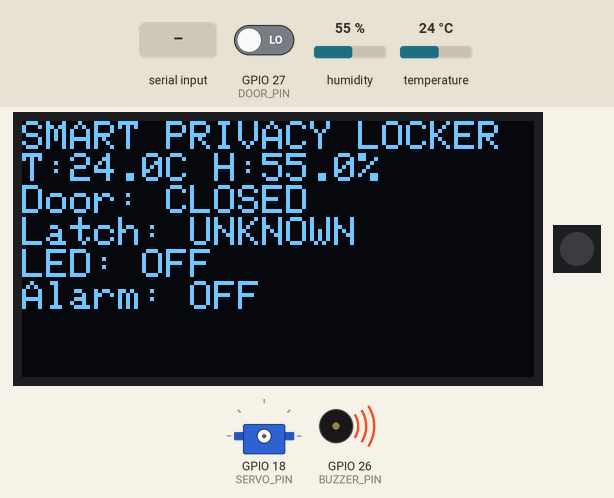
Simulated run of this sketch. Board: ESP32. Parts: 128×64 one-colour display, 1 RGB LEDs in strip order, left to right, servo, buzzer (waves = sounding, pin HIGH). The inputs (shaded band) are chosen by the test bench; at power-on: GPIO 27 (DOOR_PIN) LOW, humidity 55 %, temperature 24 °C. Dim RGB values are drawn brighter than linear; what the sketch prints to the serial monitor is not drawn.

Above: at 2.6 s.
2.7 s: "U\n" received over Serial
At 5.1 s:
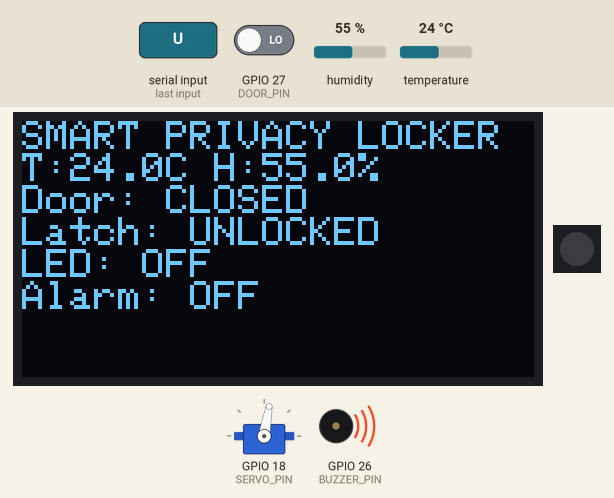
8.2 s: GPIO 27 (DOOR_PIN) driven HIGH
At 9.4 s:
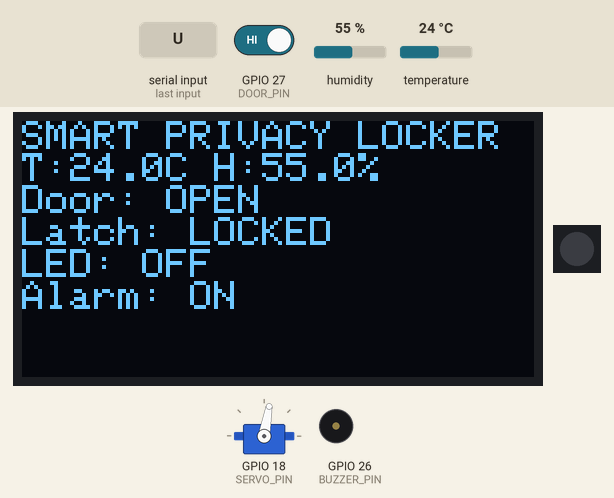
9.7 s: "1\n" received over Serial
At 10.0 s:
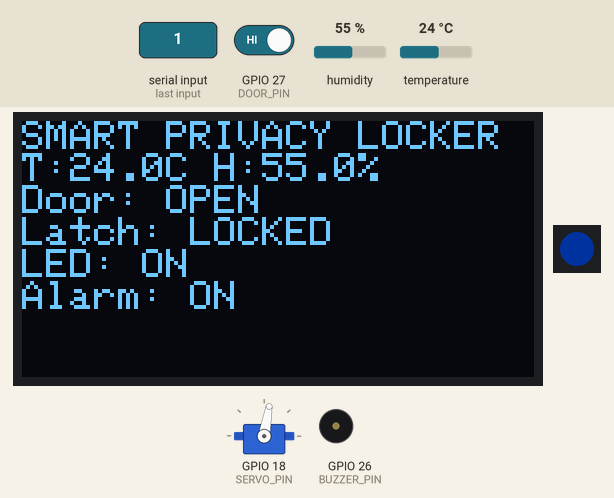
11.2 s: "a\n" received over Serial
At 12.4 s:
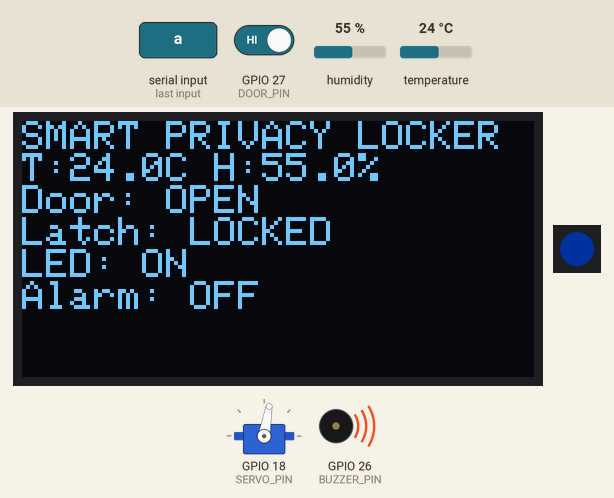
12.7 s: GPIO 27 (DOOR_PIN) driven LOW
At 13.1 s:
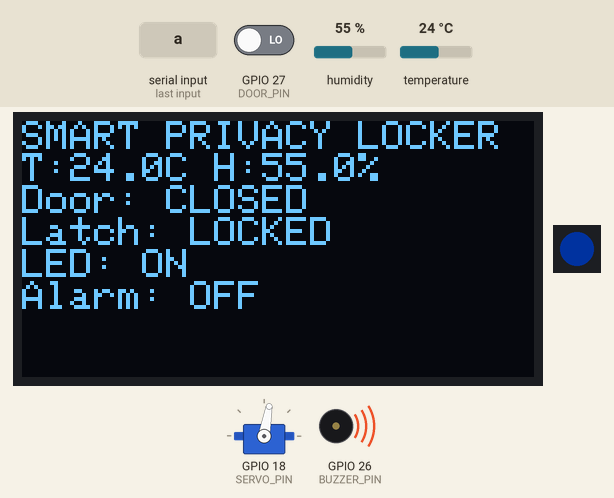
14.2 s: "u\n" received over Serial
At 17.4 s:
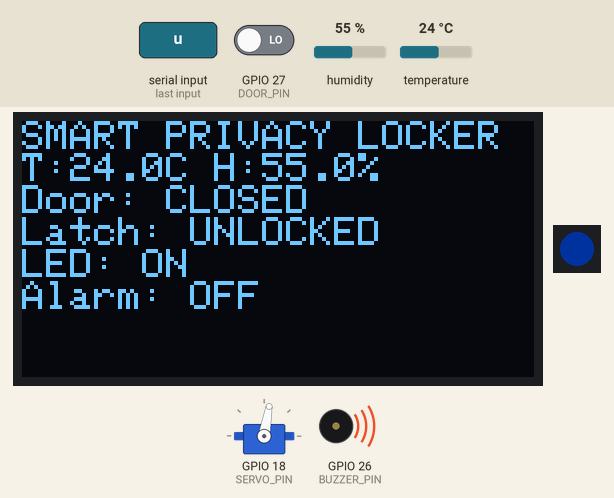
Timing chart, 0 to 18.9 s (numbered marks = the images above; inputs shaded):
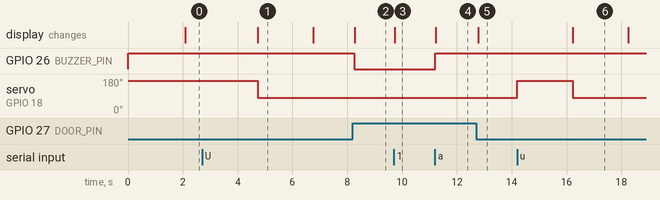

The sketch:

sketch.ino
```cpp
#include <Arduino.h>
#include <Wire.h>
#include <ESP32Servo.h>
#include <DHT.h>
#include <Adafruit_GFX.h>
#include <Adafruit_SSD1306.h>
#include <Adafruit_NeoPixel.h>

namespace {

constexpr uint8_t SERVO_PIN = 18;
constexpr uint8_t DHT_PIN = 4;
constexpr uint8_t OLED_SDA_PIN = 21;
constexpr uint8_t OLED_SCL_PIN = 22;
constexpr uint8_t PIXEL_PIN = 25;
constexpr uint8_t BUZZER_PIN = 26;
constexpr uint8_t DOOR_PIN = 27;

constexpr uint8_t LOCK_ANGLE = 80;
constexpr uint8_t UNLOCK_ANGLE = 170;
constexpr uint8_t PIXEL_COUNT = 1;
constexpr uint8_t PIXEL_BRIGHTNESS = 32;
constexpr uint8_t OLED_ADDRESS = 0x3C;

constexpr uint32_t SERVO_SETTLE_MS = 2000;
constexpr uint32_t DHT_READ_INTERVAL_MS = 2500;
constexpr uint32_t DISPLAY_REFRESH_MS = 200;
constexpr uint32_t DOOR_DEBOUNCE_MS = 50;
constexpr uint32_t AUTHORIZED_OPEN_WINDOW_MS = 30000;

enum class LockState : uint8_t {
  UNKNOWN,
  LOCKED,
  UNLOCKED,
};

Servo lockServo;
DHT dht(DHT_PIN, DHT22);
Adafruit_SSD1306 display(128, 64, &Wire, -1);
Adafruit_NeoPixel pixel(PIXEL_COUNT, PIXEL_PIN, NEO_GRB + NEO_KHZ800);

LockState lockState = LockState::UNKNOWN;
bool displayReady = false;
bool pixelOn = false;
bool alarmOn = false;
bool doorClosed = true;
bool doorCandidateClosed = true;
bool openGrantAvailable = false;
bool autoLockOnClose = false;

float temperatureC = NAN;
float humidityPercent = NAN;

uint32_t doorCandidateSince = 0;
uint32_t openGrantStartedAt = 0;
uint32_t nextDhtReadAt = 0;
uint32_t nextDisplayRefreshAt = 0;

const char* lockStateText() {
  if (lockState == LockState::LOCKED) return "LOCKED";
  if (lockState == LockState::UNLOCKED) return "UNLOCKED";
  return "UNKNOWN";
}

const char* doorStateText() {
  return doorClosed ? "CLOSED" : "OPEN";
}

const char* onOffText(bool value) {
  return value ? "ON" : "OFF";
}

bool timeReached(uint32_t now, uint32_t target) {
  return static_cast<int32_t>(now - target) >= 0;
}

void renderDisplay() {
  if (!displayReady) {
    return;
  }

  display.clearDisplay();
  display.setTextSize(1);
  display.setTextColor(SSD1306_WHITE);
  display.setCursor(0, 0);
  display.println(F("SMART PRIVACY LOCKER"));

  display.print(F("T:"));
  if (isnan(temperatureC)) {
    display.print(F("--.-C"));
  } else {
    display.print(temperatureC, 1);
    display.print(F("C"));
  }
  display.print(F(" H:"));
  if (isnan(humidityPercent)) {
    display.println(F("--.-%"));
  } else {
    display.print(humidityPercent, 1);
    display.println(F("%"));
  }

  display.print(F("Door: "));
  display.println(doorStateText());
  display.print(F("Latch: "));
  display.println(lockStateText());
  display.print(F("LED: "));
  display.println(onOffText(pixelOn));
  display.print(F("Alarm: "));
  display.println(onOffText(alarmOn));
  display.display();
}

void printHelp() {
  Serial.println();
  Serial.println(F("=== SMART PRIVACY LOCKER - WOKWI ==="));
  Serial.println(F("L : khoa chot (servo 80 do; cua phai CLOSED)"));
  Serial.println(F("U : mo chot (servo 170 do)"));
  Serial.println(F("    moi lenh U khi cua CLOSED cap 1 luot mo trong 30 giay"));
  Serial.println(F("1 : bat WS2812"));
  Serial.println(F("0 : tat WS2812"));
  Serial.println(F("A : bat bao dong"));
  Serial.println(F("a : tat bao dong"));
  Serial.println(F("S : in trang thai"));
  Serial.println(F("H : in lai huong dan"));
  Serial.println(F("Click cong tac MC-38 tren so do de OPEN/CLOSED."));
  Serial.println(F("DHT22 tren so do cho phep chinh nhiet do/do am."));
  Serial.println();
}

void printState() {
  Serial.print(F("STATE lock="));
  Serial.print(lockStateText());
  Serial.print(F(" door="));
  Serial.print(doorStateText());
  Serial.print(F(" led="));
  Serial.print(onOffText(pixelOn));
  Serial.print(F(" alarm="));
  Serial.print(onOffText(alarmOn));
  Serial.print(F(" temperature="));
  if (isnan(temperatureC)) {
    Serial.print(F("N/A"));
  } else {
    Serial.print(temperatureC, 1);
  }
  Serial.print(F(" humidity="));
  if (isnan(humidityPercent)) {
    Serial.println(F("N/A"));
  } else {
    Serial.println(humidityPercent, 1);
  }
}

void moveLock(LockState target, bool automatic = false) {
  if (target == LockState::LOCKED) {
    openGrantAvailable = false;
  }
  if (!doorClosed || digitalRead(DOOR_PIN) != LOW) {
    Serial.println(target == LockState::LOCKED
        ? F("ERR door_not_closed: dong cua bang tay truoc khi khoa chot")
        : F("ERR door_not_closed_for_access: dong cua truoc khi cap luot mo"));
    return;
  }
  autoLockOnClose = false;
  if (target == lockState) {
    if (target == LockState::UNLOCKED) {
      openGrantAvailable = doorClosed;
      openGrantStartedAt = millis();
      Serial.println(openGrantAvailable
          ? F("OK one opening granted for 30 seconds; servo not moved")
          : F("ERR close door before granting another opening"));
      return;
    }
    Serial.println(automatic
        ? F("AUTO latch already locked; servo not moved")
        : F("OK latch already in requested logical state; servo not moved"));
    return;
  }
  if (!lockServo.attached()) {
    lockServo.attach(SERVO_PIN, 500, 2400);
  }

  const uint8_t targetAngle =
      target == LockState::LOCKED ? LOCK_ANGLE : UNLOCK_ANGLE;
  lockServo.write(targetAngle);
  delay(SERVO_SETTLE_MS);
  lockServo.detach();
  lockState = target;
  if (target == LockState::UNLOCKED) {
    openGrantAvailable = doorClosed;
    openGrantStartedAt = millis();
  }

  Serial.print(automatic ? F("AUTO lock=") : F("OK lock="));
  Serial.print(lockStateText());
  Serial.print(F(" angle="));
  Serial.println(targetAngle);
  renderDisplay();
}

void setPixel(bool enabled) {
  pixelOn = enabled;
  pixel.setPixelColor(0, enabled ? pixel.Color(0, 80, 255) : 0);
  pixel.show();
  Serial.print(F("OK led="));
  Serial.println(onOffText(pixelOn));
  renderDisplay();
}

void setAlarm(bool enabled) {
  alarmOn = enabled;
  // Match the selected three-pin module: LOW sounds, HIGH is inactive. The
  // custom Wokwi chip turns this steady control level into an audible tone.
  digitalWrite(BUZZER_PIN, enabled ? LOW : HIGH);
  Serial.print(F("OK alarm="));
  Serial.println(onOffText(alarmOn));
  renderDisplay();
}

void pollDoor(uint32_t now) {
  const bool rawClosed = digitalRead(DOOR_PIN) == LOW;
  if (rawClosed != doorCandidateClosed) {
    doorCandidateClosed = rawClosed;
    doorCandidateSince = now;
    return;
  }

  if (doorClosed != doorCandidateClosed &&
      now - doorCandidateSince >= DOOR_DEBOUNCE_MS) {
    const bool wasClosed = doorClosed;
    doorClosed = doorCandidateClosed;
    Serial.print(F("EVENT door="));
    Serial.println(doorStateText());
    if (wasClosed && !doorClosed) {
      const bool authorized = openGrantAvailable
          && lockState == LockState::UNLOCKED
          && now - openGrantStartedAt < AUTHORIZED_OPEN_WINDOW_MS;
      openGrantAvailable = false;
      autoLockOnClose = true;
      if (!authorized && !alarmOn) {
        setAlarm(true);
        Serial.println(F("ALERT unauthorized_open: local alarm activated"));
      } else if (authorized) {
        Serial.println(F("OK authorized_open: one-time grant consumed"));
      }
    } else if (!wasClosed && doorClosed && autoLockOnClose) {
      Serial.println(F("AUTO stable door close: locking latch"));
      moveLock(LockState::LOCKED, true);
    }
    renderDisplay();
  }
}

void readEnvironment(uint32_t now) {
  if (!timeReached(now, nextDhtReadAt)) {
    return;
  }
  nextDhtReadAt = now + DHT_READ_INTERVAL_MS;

  const float newHumidity = dht.readHumidity();
  const float newTemperature = dht.readTemperature();
  if (isnan(newHumidity) || isnan(newTemperature)) {
    temperatureC = NAN;
    humidityPercent = NAN;
    Serial.println(F("WARN DHT22 read failed"));
  } else {
    temperatureC = newTemperature;
    humidityPercent = newHumidity;
  }
  renderDisplay();
}

void handleSerial() {
  while (Serial.available() > 0) {
    const char command = static_cast<char>(Serial.read());
    switch (command) {
      case 'L':
      case 'l':
        moveLock(LockState::LOCKED);
        break;
      case 'U':
      case 'u':
        moveLock(LockState::UNLOCKED);
        break;
      case '1':
        setPixel(true);
        break;
      case '0':
        setPixel(false);
        break;
      case 'A':
        setAlarm(true);
        break;
      case 'a':
        setAlarm(false);
        break;
      case 'S':
      case 's':
        printState();
        break;
      case 'H':
      case 'h':
      case '?':
        printHelp();
        break;
      case '\r':
      case '\n':
      case ' ':
      case '\t':
        break;
      default:
        Serial.print(F("ERR unknown command: "));
        Serial.println(command);
        Serial.println(F("Nhap H de xem huong dan."));
        break;
    }
  }
}

}  // namespace

void setup() {
  Serial.begin(115200);

  pinMode(DOOR_PIN, INPUT_PULLUP);
  // Preload the inactive latch before enabling output, exactly like the
  // production firmware's safe-boot path.
  digitalWrite(BUZZER_PIN, HIGH);
  pinMode(BUZZER_PIN, OUTPUT);

  doorClosed = digitalRead(DOOR_PIN) == LOW;
  doorCandidateClosed = doorClosed;
  doorCandidateSince = millis();

  Wire.begin(OLED_SDA_PIN, OLED_SCL_PIN);
  displayReady = display.begin(SSD1306_SWITCHCAPVCC, OLED_ADDRESS);
  if (!displayReady) {
    Serial.println(F("WARN OLED initialization failed"));
  }

  dht.begin();
  pixel.begin();
  pixel.setBrightness(PIXEL_BRIGHTNESS);
  setPixel(false);

  // Match production safe boot: do not move the servo or claim a physical
  // position until an explicit L/U command is executed.
  nextDhtReadAt = millis() + 2000;
  nextDisplayRefreshAt = millis();

  renderDisplay();
  printHelp();
  printState();
}

void loop() {
  const uint32_t now = millis();
  handleSerial();
  pollDoor(now);
  if (openGrantAvailable
      && now - openGrantStartedAt >= AUTHORIZED_OPEN_WINDOW_MS) {
    openGrantAvailable = false;
    if (doorClosed && digitalRead(DOOR_PIN) == LOW) {
      Serial.println(F("AUTO unused opening grant expired: locking latch"));
      moveLock(LockState::LOCKED, true);
    } else {
      Serial.println(F("INFO opening grant expired while door was not closed"));
    }
  }
  readEnvironment(now);

  if (timeReached(now, nextDisplayRefreshAt)) {
    nextDisplayRefreshAt = now + DISPLAY_REFRESH_MS;
    renderDisplay();
  }

  delay(2);
}
```

Measured:
- after the input at 2.7 s, servo on GPIO 18 (SERVO_PIN): 170° → 80° after 2.0 s; the display: changes after 2.0 s (image 1)
- after the input at 8.2 s, GPIO 26 (BUZZER_PIN): HIGH → LOW after 0.05 s; the display: changes after 0.08 s (image 2)
- after the input at 9.7 s, the display: changes at once (image 3)
- after the input at 11.2 s, GPIO 26 (BUZZER_PIN): LOW → HIGH at once; the display: changes at once (image 4)
- after the input at 12.7 s, the display: changes after 0.08 s (image 5)
- after the input at 14.2 s, servo on GPIO 18 (SERVO_PIN): 80° → 170° at once, → 80° 2.0 s later; the display: changes after 2.0 s (image 6)
- what the display in image 1 shows lasts 2.1 s, from 4.7 s to 6.8 s
